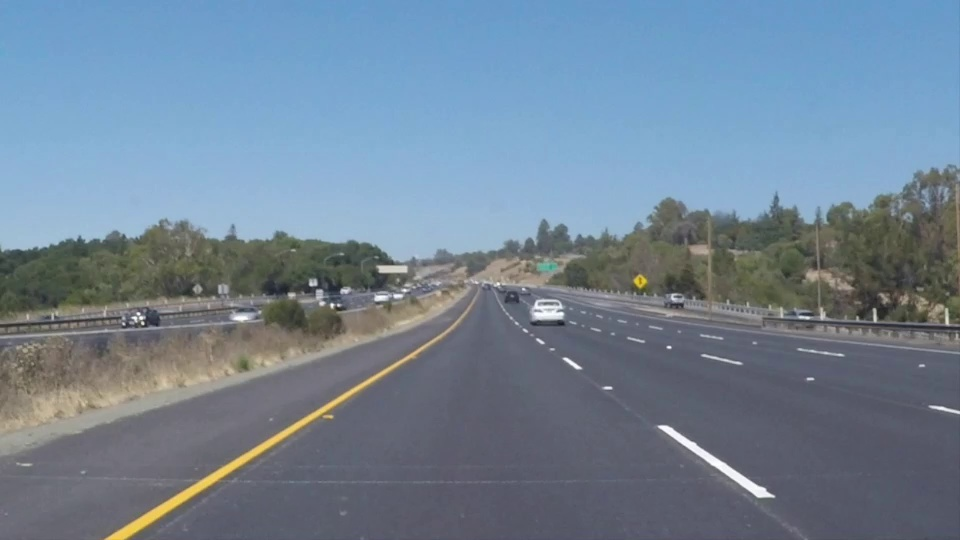
#> input picture test.jpg, 960 x 540 px, given in place of the camera
$ python lane_follower.py
#> lines starting #> are read from the running program, lines starting #| are printed output that depends on the picture; after the words box and inside, x2 and y2 are one past the last pixel; in counts of white or black regions, pixels touching at a corner belong together
### camera.py
import cv2
import numpy as np

import control

width, height, fps = 480, 360, 30
cap = cv2.VideoCapture(0)


class KeyboardInterrupt(Exception):
    """
    Keyboard interrupt exception
    """

    pass


# [7 lines left out: function set_stream, not called in this run]


def capture():
    """
    Capture the frame
    """
    ret, frame = cap.read()
    frame = cv2.flip(frame, 0)
    frame = cv2.flip(frame, 1)
    return frame


def resize(frame, width: int, height: int):
    """
    Resize the frame
    """
    return cv2.resize(frame, (width, height))


# [12 lines left out: functions flip, convert_YUV, not called in this run]


def preview(frame):
    """
    Preview the frame with fps
    """
    cv2.imshow("Preview", frame)
    if cv2.waitKey(1) & 0xFF == 27:
        control.stop()
        cap.release()
        cv2.destroyAllWindows()
        raise KeyboardInterrupt


def get_warp(frame, points, w, h):
    """
    Get the warp matrix
    """
    pts1 = np.float32(points)
    pts2 = np.float32([[0, 0], [w, 0], [0, h], [w, h]])
    matrix = cv2.getPerspectiveTransform(pts1, pts2)
    return cv2.warpPerspective(frame, matrix, (w, h))


def warp_helper(frame, points):
    """
    Helper function for warp function to draw the warp points
    """
    for x in range(4):
        cv2.circle(frame, (points[x][0], points[x][1]), 8, (0, 0, 255), cv2.FILLED)
    return frame


# [14 lines left out: function region_of_interest, not called in this run]

### utils.py
import cv2
import numpy as np


def load_values():
    """
    Load trackbar values from file
    """
    file = open("trackbars.txt", "r")
    (
        h_min,
        h_max,
        s_min,
        s_max,
        v_min,
        v_max,
        w_top,
        w_bot,
        h_top,
        h_bot,
    ) = file.read().splitlines()
    return (
        int(h_min),
        int(h_max),
        int(s_min),
        int(s_max),
        int(v_min),
        int(v_max),
        int(w_top),
        int(w_bot),
        int(h_top),
        int(h_bot),
    )


def save_values(values: str):
    """
    Save trackbar values to file
    """
    with open("trackbars.txt", "w") as file:
        for value in values:
            file.write(f"{value}\n")


# [5 lines left out: function empty, not called in this run]


def create_trackbar(width, height):
    """
    Create trackbars for setting parameters
    """
    cv2.namedWindow("Setting parameters")
    cv2.resizeWindow("Setting parameters", 360, 480)
    h_min, h_max, s_min, s_max, v_min, v_max, w_top, w_bot, h_top, h_bot = load_values()
    cv2.createTrackbar("h_min", "Setting parameters", h_min, 255, empty)
    cv2.createTrackbar("h_max", "Setting parameters", h_max, 255, empty)
    cv2.createTrackbar("s_min", "Setting parameters", s_min, 255, empty)
    cv2.createTrackbar("s_max", "Setting parameters", s_max, 255, empty)
    cv2.createTrackbar("v_min", "Setting parameters", v_min, 255, empty)
    cv2.createTrackbar("v_max", "Setting parameters", v_max, 255, empty)
    cv2.createTrackbar("w_top", "Setting parameters", w_top, width // 2, empty)
    cv2.createTrackbar("h_top", "Setting parameters", h_top, height, empty)
    cv2.createTrackbar("w_bot", "Setting parameters", w_bot, width // 2, empty)
    cv2.createTrackbar("h_bot", "Setting parameters", h_bot, height, empty)


def get_trackbar():
    """
    Get trackbar values
    """
    h_min = cv2.getTrackbarPos("h_min", "Setting parameters")
    h_max = cv2.getTrackbarPos("h_max", "Setting parameters")
    s_min = cv2.getTrackbarPos("s_min", "Setting parameters")
    s_max = cv2.getTrackbarPos("s_max", "Setting parameters")
    v_min = cv2.getTrackbarPos("v_min", "Setting parameters")
    v_max = cv2.getTrackbarPos("v_max", "Setting parameters")
    w_top = cv2.getTrackbarPos("w_top", "Setting parameters")
    w_bot = cv2.getTrackbarPos("w_bot", "Setting parameters")
    h_top = cv2.getTrackbarPos("h_top", "Setting parameters")
    h_bot = cv2.getTrackbarPos("h_bot", "Setting parameters")

    save_values([h_min, h_max, s_min, s_max, v_min, v_max, w_top, w_bot, h_top, h_bot])

    return h_min, h_max, s_min, s_max, v_min, v_max, w_top, w_bot, h_top, h_bot


def get_histogram(frame, percent, region):
    """
    Get histogram of an image
    """
    hist_values = np.sum(frame, axis=0)
    max_values = np.max(hist_values)
    min_values = percent * max_values

    index = np.where(hist_values >= min_values)
    base_point = int(np.average(index))

    hist_img = np.zeros((frame.shape[0], frame.shape[1], 3), dtype=np.uint8)
    for x, intenisty in enumerate(hist_values):
        cv2.line(
            hist_img,
            (x, frame.shape[0]),
            (x, frame.shape[0] - int(intenisty) // 255 // region),
            (0, 0, 255),
            1,
        )
        cv2.circle(hist_img, (base_point, frame.shape[0]), 8, (0, 255, 255), cv2.FILLED)
    return base_point, hist_img


def no_lane(frame, max=8) -> bool:
    """
    Check if there is no lane in the frame
    """
    hist_values = np.sum(frame, axis=0)
    max_values = round(0.001 * np.max(hist_values))

    if max_values < max:
        return True
    return False

### control.py
"""
For more information on the serial module, see: https://pythonhosted.org/pyserial/index.html
"""

import time

import serial


def main() -> None:
    """
    Initialize the serial connection
    """
    global uart
    uart = serial.Serial(
        port="/dev/ttyS0",
        baudrate=115200,
        parity=serial.PARITY_NONE,
        stopbits=serial.STOPBITS_ONE,
        bytesize=serial.EIGHTBITS,
        writeTimeout=1.0,
    )


def forward():
    uart.write(b"w")


def left():
    uart.write(b"a")


def backward():
    uart.write(b"s")


def right():
    uart.write(b"d")


def stop():
    uart.write(b"o")
    time.sleep(0.1)
    uart.write(b"o")

### profiling.py
import cProfile
import io
import os
import pstats
import sys


def profile(function):
    """
    A decorator that uses cProfile to profile a function,
    and use snakeviz to visualize the results.
    """

    def inner(*args, **kwargs):
        profile = cProfile.Profile()
        profile.enable()
        retval = function(*args, **kwargs)
        profile.disable()
        profile_stats = pstats.Stats(profile, stream=io.StringIO()).sort_stats(
            "cumulative"
        )

        if not os.path.exists("profiles"):
            os.makedirs("profiles")
        profile_stats.dump_stats(
            filename=f"profiles/profile_{os.path.split(sys.argv[0])[1][:-3]}.prof"
        )

        return retval

    return inner

### lane_follower.py
import cv2
import numpy as np

import camera
import control
import profiling
import utils


def take_action(
    no_lane: bool, curve_value: int, last_action: bool, min_curve: float
) -> bool:
    """
    Take action based on the result of the lane detection
    """
    control.main()

    if no_lane and last_action != "o":
        control.stop()
        last_action = "o"
    elif -min_curve < curve_value < min_curve and not no_lane and last_action != "w":
        control.forward()
        last_action = "w"
    elif curve_value > min_curve and not no_lane and last_action != "d":
        control.right()
        last_action = "d"
    elif curve_value < -min_curve and not no_lane and last_action != "a":
        control.left()
        last_action = "a"

    return last_action


@profiling.profile
def main(preview: bool = 0, intialize: bool = False):
    last_action = "o"

    if intialize:
        utils.create_trackbar(camera.width, camera.height)
#> (reads trackbars.txt from the repository)
    else:
        (
            h_min,
            h_max,
            s_min,
            s_max,
            v_min,
            v_max,
            w_top,
            w_bot,
            h_top,
            h_bot,
        ) = utils.load_values()

    try:
        while True:
            frame = camera.capture()
#> in capture, frame is the input picture: shape (540, 960, 3); mean B, G, R 149.4, 131.8, 113.5
#> in capture, `frame = cv2.flip(frame, 0)`:
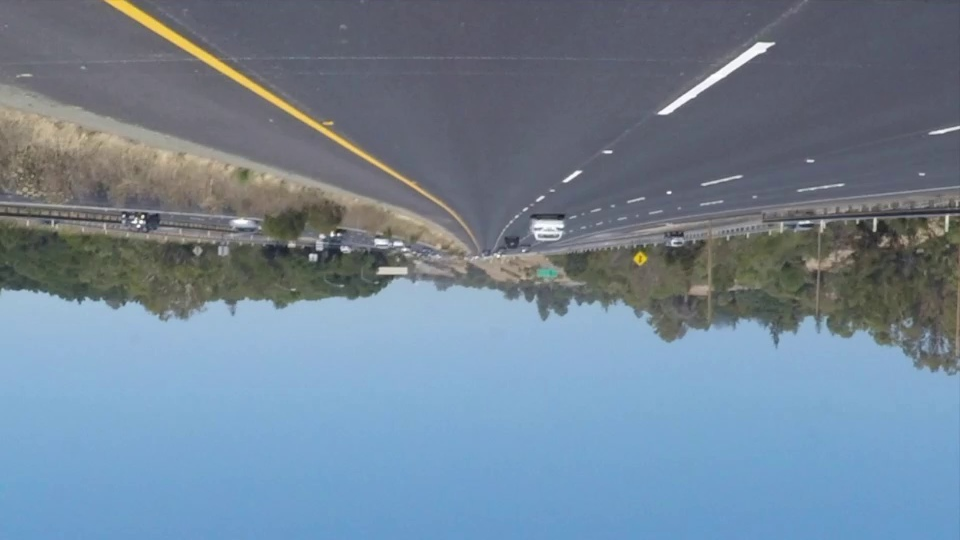
#> frame: shape (540, 960, 3); mean B, G, R 149.4, 131.8, 113.5
#> in capture, `frame = cv2.flip(frame, 1)`:
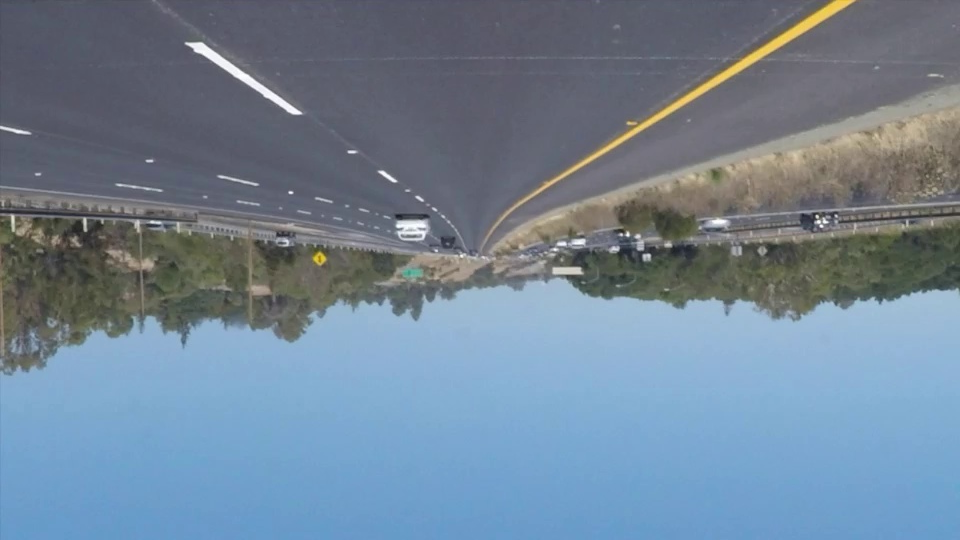
#> frame: shape (540, 960, 3); mean B, G, R 149.4, 131.8, 113.5
            frame = camera.resize(frame, camera.width, camera.height)
#> in resize, `return cv2.resize(frame, (width, height))`:
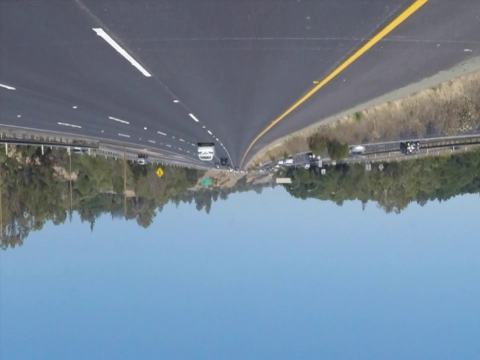
#> returned value: shape (360, 480, 3); mean of channels 0, 1, 2 149.4, 131.7, 113.5; drawn as B, G, R

            if intialize:
                (
                    h_min,
                    h_max,
                    s_min,
                    s_max,
                    v_min,
                    v_max,
                    w_top,
                    w_bot,
                    h_top,
                    h_bot,
                ) = utils.get_trackbar()

            lower = np.array([h_min, s_min, v_min])
            upper = np.array([h_max, s_max, v_max])
            points = [
                [w_top, h_top],
                [camera.width - w_top, h_top],
                [w_bot, h_bot],
                [camera.width - w_bot, h_bot],
            ]

            frame_hsv = cv2.cvtColor(frame, cv2.COLOR_BGR2HSV)
            frame_warp = camera.get_warp(frame_hsv, points, camera.width, camera.height)
            mask = cv2.inRange(frame_warp, lower, upper)
            result = cv2.bitwise_and(frame_warp, frame_warp, mask=mask)
            camera.warp_helper(result, points)

            base_point, hist_img = utils.get_histogram(mask, 0.5, 8)
            curve_value = base_point - camera.width // 2

            no_lane = utils.no_lane(mask)

            last_action = take_action(
                no_lane, curve_value, last_action, min_curve=100.0
            )

            if preview:
                mask = cv2.cvtColor(mask, cv2.COLOR_GRAY2BGR)
                result = cv2.cvtColor(result, cv2.COLOR_HSV2BGR)
                stack = np.hstack([mask, result, hist_img])
                camera.preview(stack)

    except KeyboardInterrupt:
        control.stop()
        camera.cap.release()
        cv2.destroyAllWindows()


if __name__ == "__main__":
    control.main()
    main(preview=True, intialize=True)
#> in main, `frame_hsv = cv2.cvtColor(frame, cv2.COLOR_BGR2HSV)`: frame_hsv: shape (360, 480, 3); mean H, S, V 94.4, 62.7, 153.2
#> in main, `mask = cv2.inRange(frame_warp, lower, upper)`:
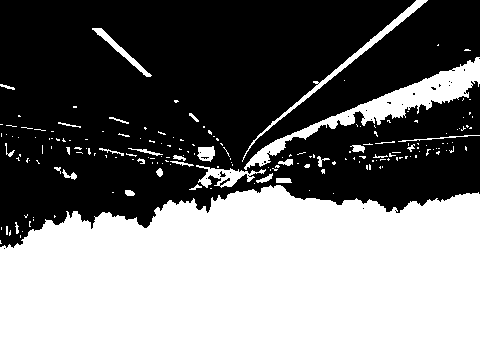
#> mask: shape (360, 480); 47.4% white; 188 white regions (156 under 20 px), largest, box (x1, y1, x2, y2) and area: (0, 185, 480, 360) 73266, (244, 57, 480, 170) 4274, (242, 0, 428, 162) 1120
#> in main, `result = cv2.bitwise_and(frame_warp, frame_warp, mask=mask)`: result: shape (360, 480, 3); mean H, S, V 46.2, 43.8, 96.5
#> after the loop in warp_helper, `for x in range(4):`: frame: shape (360, 480, 3); mean H, S, V 46.2, 43.7, 96.7
#> in get_histogram, `hist_values = np.sum(frame, axis=0)`: hist_values = 480 values, max 52785 at index 465, min 29580 at index 3, mean 43520
#> in get_histogram, `max_values = np.max(hist_values)`: max_values = 52785
#> in get_histogram, `min_values = percent * max_values`: min_values = 26392.5
#> in get_histogram, `base_point = int(np.average(index))`: base_point = 239
#> the loop in get_histogram, `for x, intenisty in enumerate(hist_values):` made 480 passes
#> intenisty on passes 1 to 3: 30600, 31875, 30090
#> after the loop in get_histogram, `for x, intenisty in enumerate(hist_values):`:
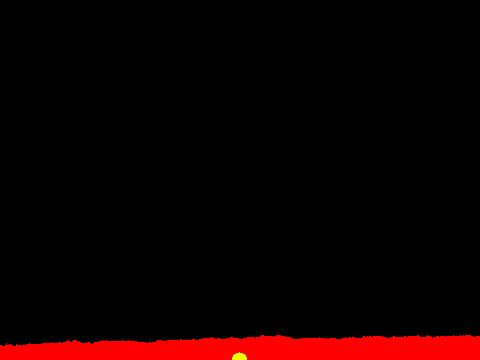
#> hist_img: shape (360, 480, 3); mean of channels 0, 1, 2 0, 0.1, 14.8; drawn as B, G, R
#> in main, `curve_value = base_point - camera.width // 2`: curve_value = -1
#> in no_lane, `max_values = round(0.001 * np.max(hist_values))`: max_values = 53
#> in main, `no_lane = utils.no_lane(mask)`: no_lane = False
#> in main, `last_action = take_action( no_lane, curve_value, last_action, min_curv..`: last_action = 'w'
#> in main, `result = cv2.cvtColor(result, cv2.COLOR_HSV2BGR)`:
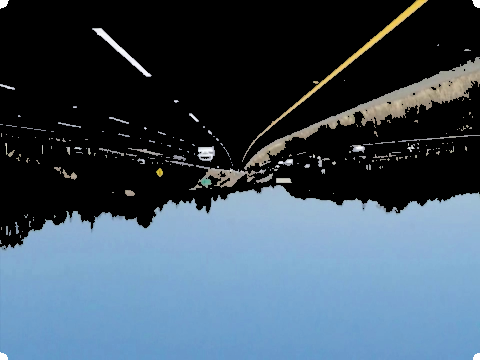
#> result: shape (360, 480, 3); mean B, G, R 95.3, 80.2, 62.7
#> in main, `stack = np.hstack([mask, result, hist_img])`:
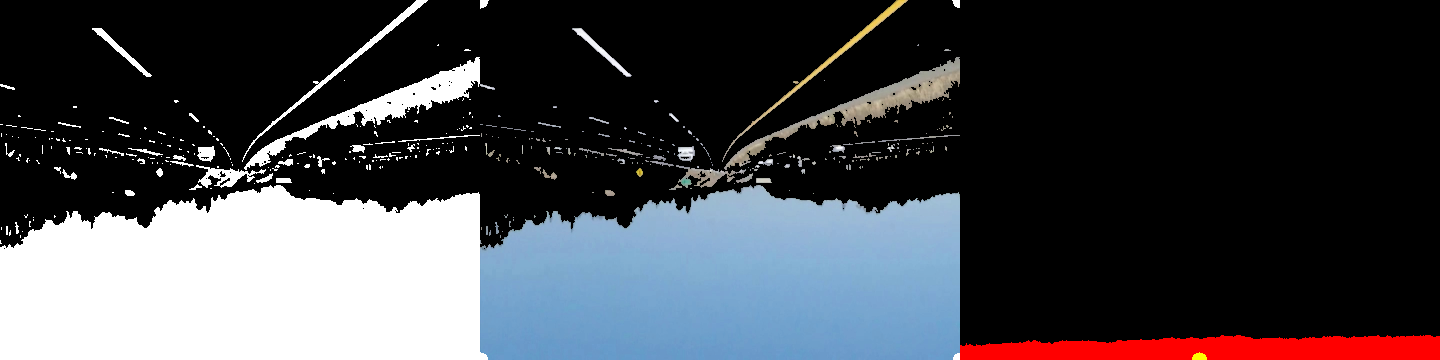
#> stack: shape (360, 1440, 3); mean B, G, R 72.1, 67.1, 66.1
#> (key Esc is pressed here)
#> (the run stopped early here; a loop or call above may not have finished)
